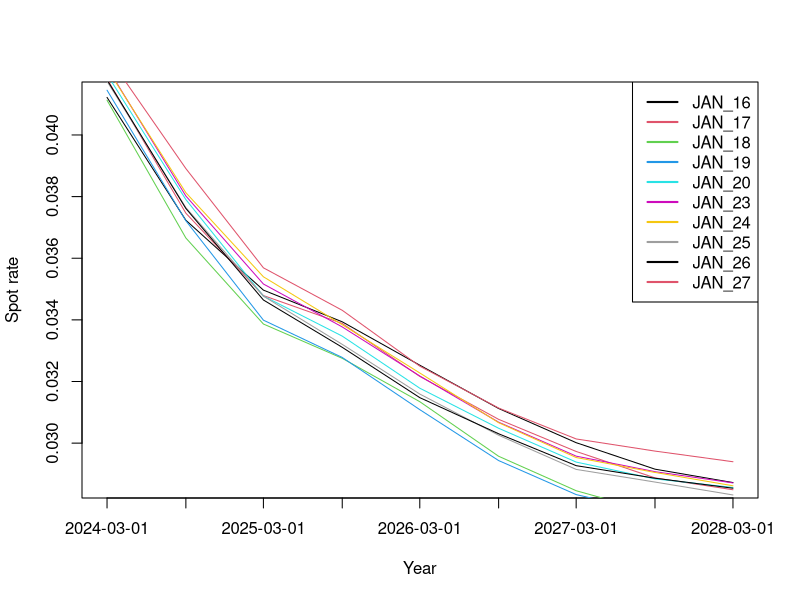

R code for this plot:
## ---- chunk 1
knitr::opts_chunk$set(echo = TRUE)
## ---- chunk 2
library(stringr)
library(tidyverse)
## ---- chunk 3
SP<-read.csv(file = "Spot_data.csv", header = T)
## ---- chunk 4
SP<-SP %>%
  mutate(Date = as.Date(Year))
## ---- chunk 5
plot(SP$Date, SP$Jan_16, type = "l",xaxt = "n", xlab="Year", ylab = "Spot rate", col=1)
axis(1, SP$Date, format(SP$Date, "%Y-%m-%d"))
lines(SP$Date, SP$Jan_17, type = "l",col=2)
lines(SP$Date, SP$Jan_18, type = "l", col=3)
lines(SP$Date, SP$Jan_19, type = "l", col=4)
lines(SP$Date, SP$Jan_20, type = "l", col=5)
lines(SP$Date, SP$Jan_23, type = "l", col=6)
lines(SP$Date, SP$Jan_24, type = "l", col=7)
lines(SP$Date, SP$Jan_25, type = "l", col=8)
lines(SP$Date, SP$Jan_26, type = "l", col=9)
lines(SP$Date, SP$Jan_27, type = "l", col=10)
legend("topright",
       legend = c("JAN_16", "JAN_17", "JAN_18", "JAN_19", "JAN_20", "JAN_23", "JAN_24", "JAN_25", "JAN_26", "JAN_27"),col = c(1,2,3,4,5,6,7,8,9,10), lwd = 2)
